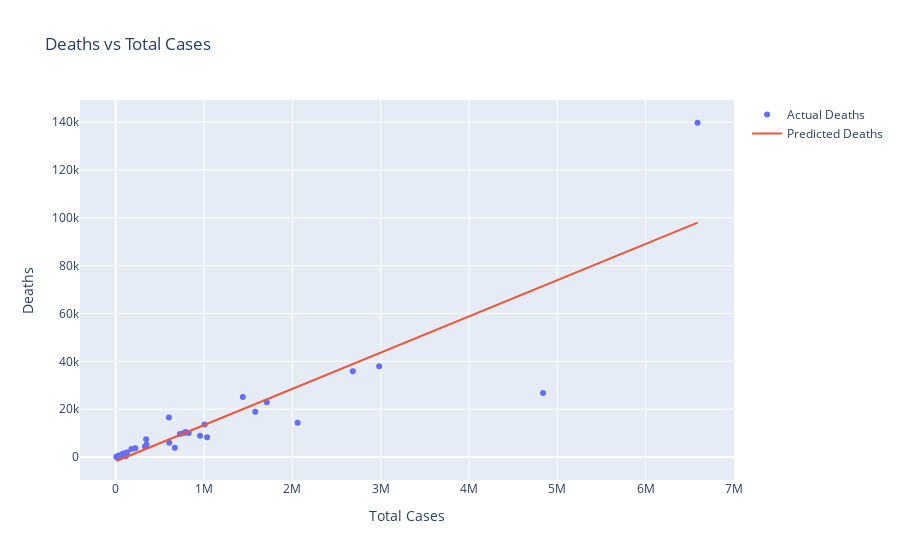

This figure's notebook cell:
### Code cell
# Plot actual vs predicted
fig = go.Figure([go.Scatter(x=pd_df['Total_Cases'], y=pd_df['Deaths'], mode='markers', text=pd_df['State_UTs'], name='Actual Deaths'),
                 go.Scatter(x=pd_df['Total_Cases'], y=predictions, name='Predicted Deaths')])
fig.update_layout(title='Deaths vs Total Cases', xaxis_title='Total Cases', yaxis_title='Deaths')
fig.show()

### Figure 1 — Plotly figure (JSON) as saved in the notebook; plotly's stock layout.template omitted (floating-point values rounded to 4 significant figures)
{"data": [{"mode": "markers", "name": "Actual Deaths", "text": ["Andaman and Nicobar", "Andhra Pradesh", "Arunachal Pradesh", "Assam", "Bihar", "Chandigarh", "Chhattisgarh", "Dadra and Nagar Haveli and Daman and Diu", "Delhi", "Goa", "Gujarat", "Haryana", "Himachal Pradesh", "Jammu and Kashmir", "Jharkhand", "Karnataka", "Kerala", "Ladakh", "Lakshadweep", "Madhya Pradesh", "Maharashtra", "Manipur", "Meghalaya", "Mizoram", "Nagaland", "Odisha", "Puducherry", "Punjab", "Rajasthan", "Sikkim", "Tamil Nadu", "Telengana", "Tripura", "Uttar Pradesh", "Uttarakhand", "West Bengal"], "type": "scatter", "x": [7641, 2059708, 54964, 605944, 726021, 65297, 1005624, 10675, 1439337, 177410, 826258, 771049, 221203, 330885, 348415, 2982869, 4838811, 20871, 10365, 792675, 6588429, 122545, 82815, 111651, 31547, 1034276, 127296, 601992, 954383, 31739, 2684641, 668722, 84299, 1710014, 343739, 1579463], "y": [129, 14295, 280, 5939, 9661, 820, 13570, 4, 25089, 3339, 10086, 10049, 3717, 4426, 5135, 37931, 26734, 208, 51, 10523, 139734, 1893, 1432, 380, 674, 8279, 1849, 16540, 8954, 391, 35869, 3936, 816, 22897, 7397, 18953]}, {"name": "Predicted Deaths", "type": "scatter", "x": [7641, 2059708, 54964, 605944, 726021, 65297, 1005624, 10675, 1439337, 177410, 826258, 771049, 221203, 330885, 348415, 2982869, 4838811, 20871, 10365, 792675, 6588429, 122545, 82815, 111651, 31547, 1034276, 127296, 601992, 954383, 31739, 2684641, 668722, 84299, 1710014, 343739, 1579463], "y": [-1651.0, 29420.0, -934.4, 7408.0, 9226.0, -778.0, 13460.0, -1605.0, 20030.0, 919.4, 10740.0, 9907.0, 1582.0, 3243.0, 3508.0, 43390.0, 71490.0, -1451.0, -1610.0, 10230.0, 97980.0, 88.78, -512.7, -76.15, -1289.0, 13890.0, 160.7, 7348.0, 12680.0, -1286.0, 38880.0, 8358.0, -490.3, 24120.0, 3438.0, 22150.0]}], "layout": {"title": {"text": "Deaths vs Total Cases"}, "xaxis": {"title": {"text": "Total Cases"}}, "yaxis": {"title": {"text": "Deaths"}}}}
